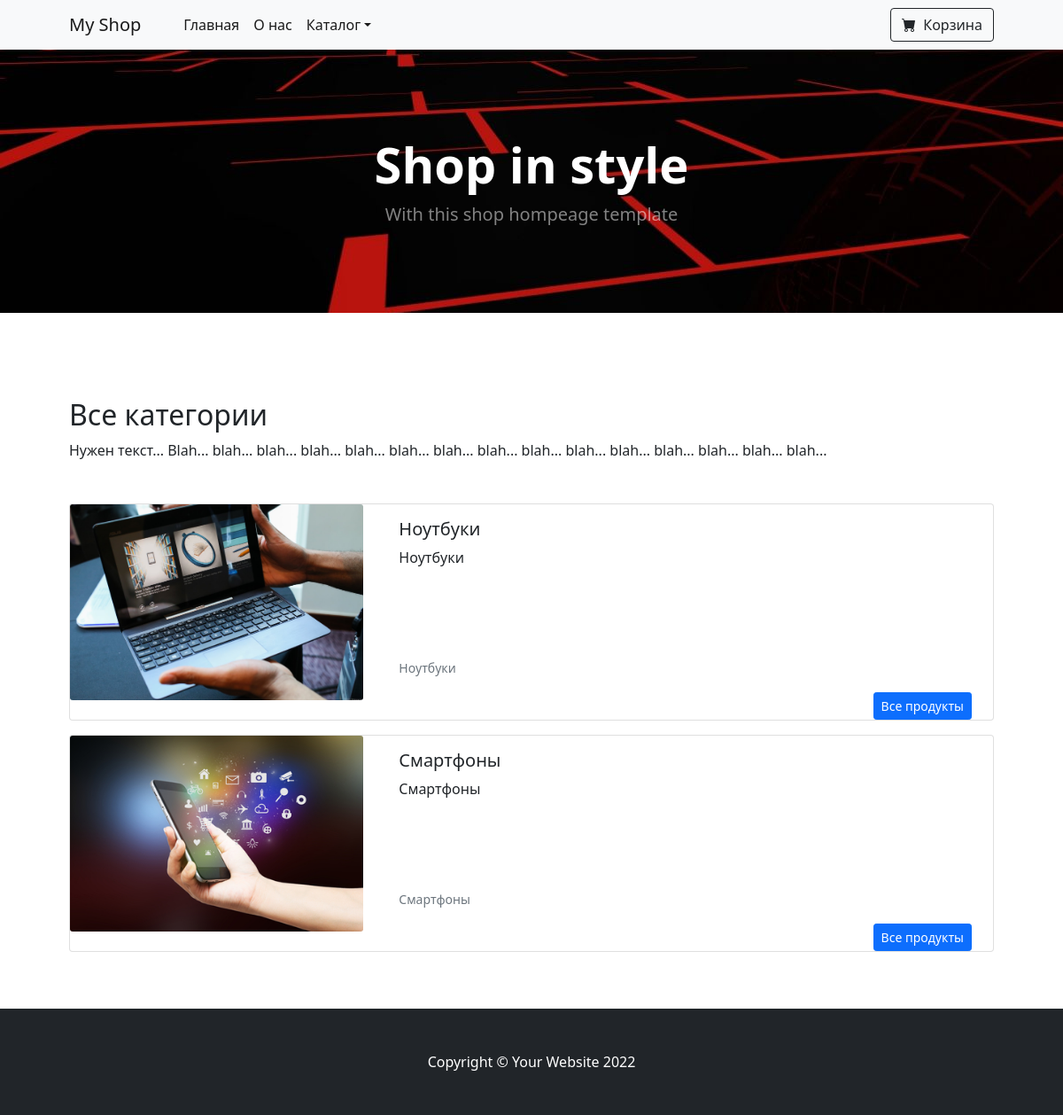
Page /categories/ on the committed database.
### shop/models.py (models this page shows, shortened)
class Category(models.Model):
    name = models.CharField(max_length=250, verbose_name='Имя категории')
    description = models.TextField(max_length=2048, verbose_name='Описание', null=True)
    label = models.CharField(max_length=255, verbose_name='Примечание')
    image = models.ImageField(verbose_name='Изображение', null=True)
    featured = models.BooleanField(default=False, verbose_name='Показывать на главной странице')
    slug = models.SlugField(unique=True, verbose_name='Путь')

### shop/views.py (the view)
# urls.py: path('categories/', views.categories, name='category_list'),
def categories(request):
    categories = Category.objects.filter()
    context = {
        'base': Utils.getBaseContect(request),
        'categories': categories
    }
    return render(request, 'categories.html', context)

### shop/utils.py (called while the page is built)
    def getBaseContect(request):
        if request.session.session_key == None:
            request.session.set_test_cookie()
        cart = Order.objects.filter(session_key=request.session.session_key, finalized=False).first()
        qty = OrderProduct.objects.filter(order=cart).aggregate(Sum('qty'))['qty__sum']
        return {
            'categories': Category.objects.filter(),
            'cart_qty': qty if qty != None and qty > 0 else ''
        }

### shop/templates/categories.html
{% extends 'base.html' %}
{% block content %}
<div class="container px-4 px-lg-5 mt-5">
    <h2>Все категории</h2>
    <p>Нужен текст... Blah... blah... blah... blah... blah... blah... blah... blah... blah... blah... blah... blah... blah... blah... blah... </p>
</div>
<div class="container px-4 px-lg-5 mt-5">
    {% for category in categories %}
        <div class="card mb-3">
            <div class="row">
              <div class="col-md-4">
                <img class="card-img" alt="{{ category.name }}" src="{{ category.image.url }}">
              </div>
              <div class="col-md-8">
                <div class="card-body">
                  <h5 class="card-title">{{ category.name }}</h5>
                  <p class="card-text" style="min-height: 108px;">{{ category.description }}</p>
                  <p class="card-text"><small class="text-muted">{{ category.label }} &nbsp;</small></p>
                  <a href="/category/{{ category.slug }}"><button type="button" class="btn btn-primary btn-sm mr-2  float-right">Все продукты</button></a>
                </div>
              </div>
            </div>
          </div>
    {% endfor %}
</div>
{% endblock content %}

### rows in the picture
Category: image (picture), name "Ноутбуки", description "Ноутбуки", label "Ноутбуки"
Category: image (picture), name "Смартфоны", description "Смартфоны", label "Смартфоны"
